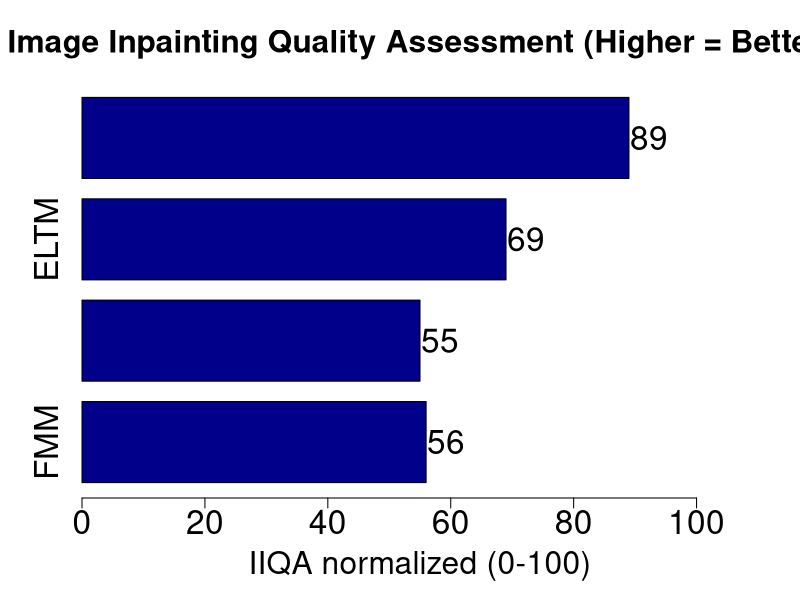

Write the R code that produced this figure.
png(filename = "LaMaQuality.png", 
    width = 2000, 
    height = 1600,
    res = 225)

x <- c("FMM", "NLTM", "ELTM", "LaMa")
y <- c(56, 55, 69, 89)

bp <- barplot(y, 
              names.arg = x, 
              horiz = TRUE, 
              col = "darkblue", 
              xlab = "IIQA normalized (0-100)", 
              main = "Image Inpainting Quality Assessment (Higher = Better)", 
              xlim = c(0, 110),
              cex.axis = 2,
              cex.names = 2,
              cex.lab = 1.9,
              cex.main = 1.9,
              space = 0.25)


text(x = y + 3.25,    
     y = bp,      
     labels = y,
     cex = 2)

dev.off()
